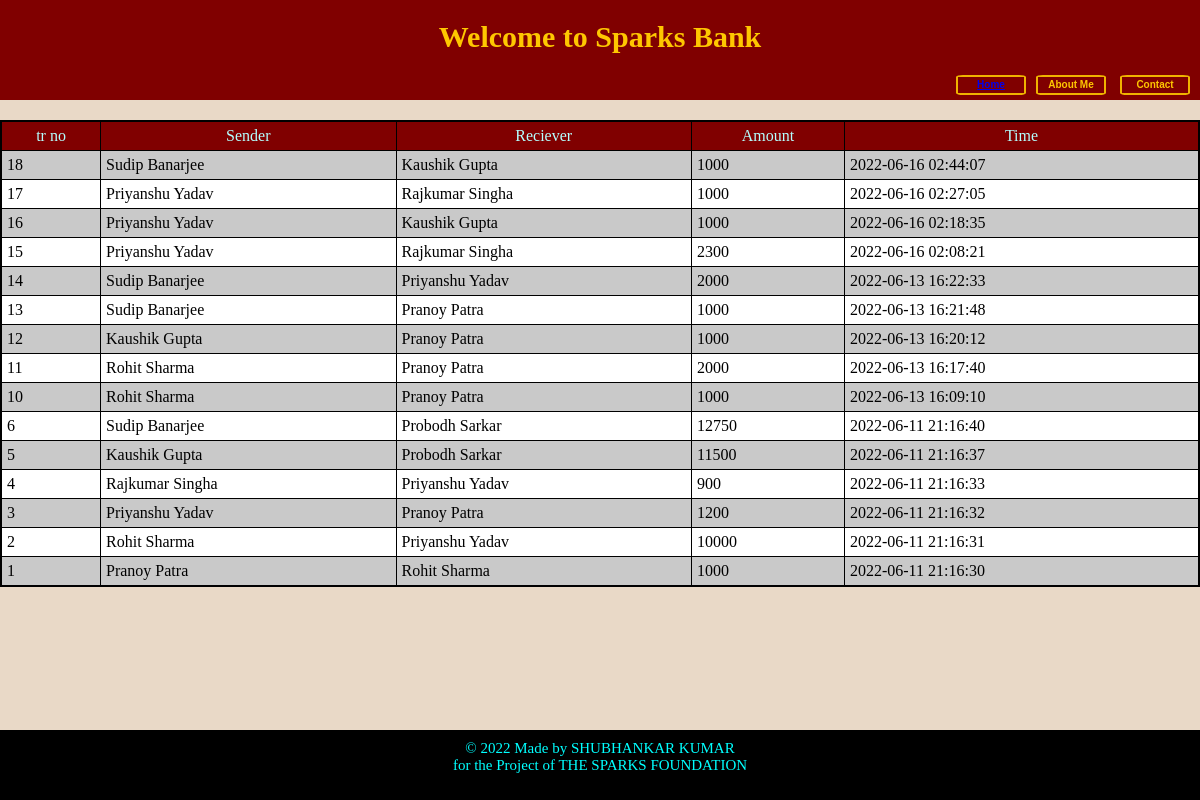
Page /tranjuction_history.php on the committed database.
### tables this page shows
CREATE TABLE `transfers` (
  `no` int(11) NOT NULL,
  `s_id` int(11) NOT NULL,
  `r_id` int(11) NOT NULL,
  `amount` int(11) NOT NULL,
  `time` timestamp NOT NULL DEFAULT current_timestamp() ON UPDATE current_timestamp()
);

CREATE TABLE `customers` (
  `id` int(12) NOT NULL,
  `name` varchar(50) NOT NULL,
  `email` varchar(50) NOT NULL,
  `bal` int(11) NOT NULL
);

### tranjuction_history.php (the view, shortened to what this page needs)
<!doctype html>
<html lang="en">
    <head>
        <?php include"header.php"; ?>
    </head>
    <body>
    <div class="mh">
        <?php
            include "conn.php";
            $sql="SELECT t.no,t.amount,t.time,c1.name n1,c2.name n2
            FROM transfers t
            INNER JOIN 	customers c1
            ON (t.s_id=c1.id)
            INNER JOIN 	customers c2
            ON (t.r_id=c2.id)
            ORDER BY t.no DESC;";
            $result=mysqli_query($conn,$sql) or die("Query Fail");
            if(mysqli_num_rows($result)>0){
               echo" <table>
                    <tr>
                        <th>tr no</th>
                        <th>Sender</th>
                        <th>Reciever</th>
                        <th>Amount</th>
                        <th>Time</th>
                    </tr>";
                while($row=mysqli_fetch_assoc($result)){
                    ?>
                    <tr>
                        <td><?php echo $row['no']; ?></td>
                        <td><?php echo $row['n1']; ?></td>
                        <td><?php echo $row['n2']; ?></td>
                        <td><?php echo $row['amount']; ?></td>
                        <td><?php echo $row['time']; ?></td>
                    </tr>
                    <?php
                }
                echo "</table>";
            }
            else{
            }
        ?>
        </div>
    <?php include "footer.php" ?>
    </body>
</html>

### header.php (shortened to what this page needs)
<!DOCTYPE html>
<html lang="en">
<head>
    <link rel="stylesheet" href="css/style.css">
    <link rel="stylesheet" href="css/utils.css">
    <header>
    <div id="brand">Welcome to Sparks Bank</div>
            <div id="btn-container">
                <a href="index.php"><button class="button" >Home</a>
                <a href="#ftext"><button  class="button">About Me</button></a>
                <button class="button">Contact</button>
            </div>
</header>
</head>

### footer.php
<div id="footer"><div id="ftext"> &#169; 2022 Made by SHUBHANKAR KUMAR <br>for the Project of THE SPARKS FOUNDATION</div> </div>

### css/style.css (style rules this page uses)
* { padding:0px; margin:0px; font-size: inherit; }
body { background-color: rgb(233, 217, 199); min-height: 90vh; }
head { font-size: 10px; }
header { height:100px; background-color:maroon; }
#brand { padding-top:20px; width: 100%; text-align:center; color:rgb(254, 199, 0) !important; font-size: 30px; font-weight: bold; }
#btn-container { float:right; margin-top: 20px; }
table { margin-top: 20px; width: 100%; border:2px solid black; border-collapse:collapse; }
td,th { border:1px solid black; min-height: fit-content; padding:5px; font-weight: 500; }
th { background-color: maroon; color: rgb(180, 255, 255); }
tr:nth-child(even) { background-color: rgb(201, 201, 201); }
tr:nth-child(odd) { background-color: white; }
#footer { margin-top: 100px; position: absolute; bottom: 0; background-color: rgb(0, 0, 0); color: white; height: 70px; width: 100%; text-align: center; }
#ftext { padding-top:10px; color: aqua; font-size: 15px; text-decoration-line: none; }
.mh { height: fit-content; min-height: 350px; }

### css/utils.css (style rules this page uses)
.button { height:20px; width:70px; border:2px solid rgb(239, 179, 0); border-radius:10%; margin-right:10px; background:transparent; color:rgb(254, 199, 0); font-size: 10px; font-weight: bold; }

### rows in the picture
transfers: no "18", s.name "Sudip Banarjee", r.name "Kaushik Gupta", amount "1000", time "2022-06-16 02:44:07"
transfers: no "17", s.name "Priyanshu Yadav", r.name "Rajkumar Singha", amount "1000", time "2022-06-16 02:27:05"
transfers: no "16", s.name "Priyanshu Yadav", r.name "Kaushik Gupta", amount "1000", time "2022-06-16 02:18:35"
transfers: no "15", s.name "Priyanshu Yadav", r.name "Rajkumar Singha", amount "2300", time "2022-06-16 02:08:21"
transfers: no "14", s.name "Sudip Banarjee", r.name "Priyanshu Yadav", amount "2000", time "2022-06-13 16:22:33"
transfers: no "13", s.name "Sudip Banarjee", r.name "Pranoy Patra", amount "1000", time "2022-06-13 16:21:48"
transfers: no "12", s.name "Kaushik Gupta", r.name "Pranoy Patra", amount "1000", time "2022-06-13 16:20:12"
transfers: no "11", s.name "Rohit Sharma", r.name "Pranoy Patra", amount "2000", time "2022-06-13 16:17:40"
transfers: no "10", s.name "Rohit Sharma", r.name "Pranoy Patra", amount "1000", time "2022-06-13 16:09:10"
transfers: no "6", s.name "Sudip Banarjee", r.name "Probodh Sarkar", amount "12750", time "2022-06-11 21:16:40"
transfers: no "5", s.name "Kaushik Gupta", r.name "Probodh Sarkar", amount "11500", time "2022-06-11 21:16:37"
transfers: no "4", s.name "Rajkumar Singha", r.name "Priyanshu Yadav", amount "900", time "2022-06-11 21:16:33"
transfers: no "3", s.name "Priyanshu Yadav", r.name "Pranoy Patra", amount "1200", time "2022-06-11 21:16:32"
transfers: no "2", s.name "Rohit Sharma", r.name "Priyanshu Yadav", amount "10000", time "2022-06-11 21:16:31"
transfers: no "1", s.name "Pranoy Patra", r.name "Rohit Sharma", amount "1000", time "2022-06-11 21:16:30"
